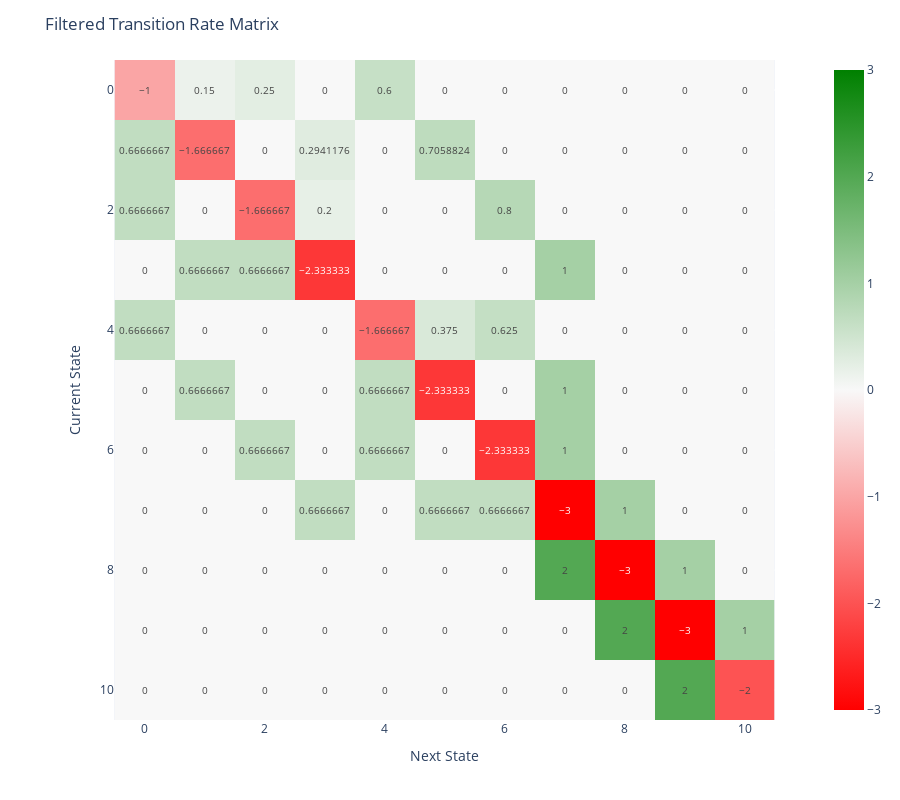

Here is the notebook cell this chart was saved with:
### Code cell
def make_transition_rate_matrix(graph: dict):
    index = {s: i for i, s in enumerate(graph)}

    n = len(graph)
    matrix = np.zeros((n, n))

    for from_state, to_states in graph.items():
        for to_state, rate in to_states.items():
            matrix[index[from_state], index[to_state]] = rate

    for i in range(n):
        matrix[i, i] = -sum(matrix[i, :])

    return matrix

transition_rate_matrix = make_transition_rate_matrix(available_states)

fig = px.imshow(
    transition_rate_matrix,
    text_auto = True,
    height = 800,
    color_continuous_scale = [[0, 'red'], [0.5, '#f8f8f8'], [1, 'green']],
    color_continuous_midpoint = 0.0,
)
fig.update_layout(
    title='Filtered Transition Rate Matrix',
    xaxis_title='Next State',
    yaxis_title='Current State',
)
fig.show()

### Figure 1 — Plotly figure (JSON) as saved in the notebook; plotly's stock layout.template omitted (floating-point values rounded to 4 significant figures)
{"data": [{"coloraxis": "coloraxis", "hovertemplate": "x: %{x}<br>y: %{y}<br>color: %{z}<extra></extra>", "name": "0", "texttemplate": "%{z}", "type": "heatmap", "xaxis": "x", "yaxis": "y", "z": [[-1, 0.15, 0.25, 0, 0.6, 0, 0, 0, 0, 0, 0], [0.6667, -1.667, 0, 0.2941, 0, 0.7059, 0, 0, 0, 0, 0], [0.6667, 0, -1.667, 0.2, 0, 0, 0.8, 0, 0, 0, 0], [0, 0.6667, 0.6667, -2.333, 0, 0, 0, 1, 0, 0, 0], [0.6667, 0, 0, 0, -1.667, 0.375, 0.625, 0, 0, 0, 0], [0, 0.6667, 0, 0, 0.6667, -2.333, 0, 1, 0, 0, 0], [0, 0, 0.6667, 0, 0.6667, 0, -2.333, 1, 0, 0, 0], [0, 0, 0, 0.6667, 0, 0.6667, 0.6667, -3, 1, 0, 0], [0, 0, 0, 0, 0, 0, 0, 2, -3, 1, 0], [0, 0, 0, 0, 0, 0, 0, 0, 2, -3, 1], [0, 0, 0, 0, 0, 0, 0, 0, 0, 2, -2]]}], "layout": {"coloraxis": {"cmid": 0, "colorscale": [[0, "red"], [0.5, "#f8f8f8"], [1, "green"]]}, "height": 800, "margin": {"t": 60}, "title": {"text": "Filtered Transition Rate Matrix"}, "xaxis": {"anchor": "y", "constrain": "domain", "domain": [0, 1], "scaleanchor": "y", "title": {"text": "Next State"}}, "yaxis": {"anchor": "x", "autorange": "reversed", "constrain": "domain", "domain": [0, 1], "title": {"text": "Current State"}}}}
